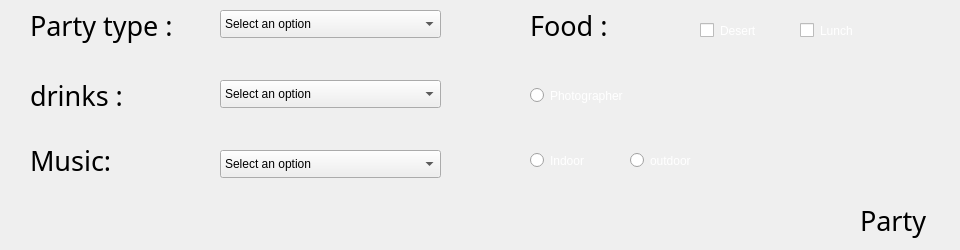
        <widget class="QWidget" name="Party">
         <widget class="QLabel" name="label_91">
          <property name="geometry">
           <rect>
            <x>30</x>
            <y>80</y>
            <width>111</width>
            <height>31</height>
           </rect>
          </property>
          <property name="font">
           <font>
            <family>Bauhaus 93</family>
            <pointsize>20</pointsize>
           </font>
          </property>
          <property name="styleSheet">
           <string notr="true"/>
          </property>
          <property name="text">
           <string>drinks :</string>
          </property>
         </widget>
         <widget class="QLabel" name="label_95">
          <property name="geometry">
           <rect>
            <x>530</x>
            <y>10</y>
            <width>101</width>
            <height>31</height>
           </rect>
          </property>
          <property name="font">
           <font>
            <family>Bauhaus 93</family>
            <pointsize>20</pointsize>
           </font>
          </property>
          <property name="styleSheet">
           <string notr="true"/>
          </property>
          <property name="text">
           <string>Food :</string>
          </property>
         </widget>
         <widget class="QLabel" name="label_96">
          <property name="geometry">
           <rect>
            <x>30</x>
            <y>140</y>
            <width>101</width>
            <height>41</height>
           </rect>
          </property>
          <property name="font">
           <font>
            <family>Bauhaus 93</family>
            <pointsize>20</pointsize>
           </font>
          </property>
          <property name="styleSheet">
           <string notr="true"/>
          </property>
          <property name="text">
           <string>Music:</string>
          </property>
         </widget>
         <widget class="QLabel" name="label_89">
          <property name="geometry">
           <rect>
            <x>30</x>
            <y>0</y>
            <width>161</width>
            <height>51</height>
           </rect>
          </property>
          <property name="font">
           <font>
            <family>Bauhaus 93</family>
            <pointsize>20</pointsize>
           </font>
          </property>
          <property name="styleSheet">
           <string notr="true"/>
          </property>
          <property name="text">
           <string>Party type :</string>
          </property>
         </widget>
         <widget class="QCheckBox" name="lunch">
          <property name="geometry">
           <rect>
            <x>800</x>
            <y>20</y>
            <width>71</width>
            <height>21</height>
           </rect>
          </property>
          <property name="styleSheet">
           <string notr="true">color: rgb(255, 255, 255);
border-color: rgb(0, 0, 0);</string>
          </property>
          <property name="text">
           <string>Lunch</string>
          </property>
         </widget>
         <widget class="QCheckBox" name="dessert">
          <property name="geometry">
           <rect>
            <x>700</x>
            <y>20</y>
            <width>91</width>
            <height>21</height>
           </rect>
          </property>
          <property name="styleSheet">
           <string notr="true">color: rgb(255, 255, 255);
border-color: rgb(0, 0, 0);</string>
          </property>
          <property name="text">
           <string>Desert</string>
          </property>
         </widget>
         <widget class="QComboBox" name="comboparty">
          <property name="geometry">
           <rect>
            <x>220</x>
            <y>10</y>
            <width>221</width>
            <height>28</height>
           </rect>
          </property>
          <property name="editable">
           <bool>false</bool>
          </property>
          <property name="currentText">
           <string>Select an option</string>
          </property>
          <property name="currentIndex">
           <number>0</number>
          </property>
          <property name="placeholderText">
           <string/>
          </property>
          <item>
           <property name="text">
            <string>Select an option</string>
           </property>
          </item>
          <item>
           <property name="text">
            <string>Birthday</string>
           </property>
          </item>
          <item>
           <property name="text">
            <string>Baby Shower/Gender reveal</string>
           </property>
          </item>
          <item>
           <property name="text">
            <string>Weeding</string>
           </property>
          </item>
          <item>
           <property name="text">
            <string>Anniversary</string>
           </property>
          </item>
          <item>
           <property name="text">
            <string>Engagement</string>
           </property>
          </item>
          <item>
           <property name="text">
            <string>Graduation</string>
           </property>
          </item>
          <item>
           <property name="text">
            <string>Retierment</string>
           </property>
          </item>
         </widget>
         <widget class="QComboBox" name="combomusic">
          <property name="geometry">
           <rect>
            <x>220</x>
            <y>150</y>
            <width>221</width>
            <height>28</height>
           </rect>
          </property>
          <property name="editable">
           <bool>false</bool>
          </property>
          <property name="currentText">
           <string>Select an option</string>
          </property>
          <property name="currentIndex">
           <number>0</number>
          </property>
          <property name="placeholderText">
           <string/>
          </property>
          <item>
           <property name="text">
            <string>Select an option</string>
           </property>
          </item>
          <item>
           <property name="text">
            <string>pop</string>
           </property>
          </item>
          <item>
           <property name="text">
            <string>Hip-Hop /Rap</string>
           </property>
          </item>
          <item>
           <property name="text">
            <string>R&amp;B/Soul</string>
           </property>
          </item>
          <item>
           <property name="text">
            <string>EDM(electronic dance music)</string>
           </property>
          </item>
          <item>
           <property name="text">
            <string>house music</string>
           </property>
          </item>
          <item>
           <property name="text">
            <string>disco</string>
           </property>
          </item>
          <item>
           <property name="text">
            <string>hard rock/metal</string>
           </property>
          </item>
          <item>
           <property name="text">
            <string>Latin Music</string>
           </property>
          </item>
         </widget>
         <widget class="QComboBox" name="combodrinks">
          <property name="geometry">
           <rect>
            <x>220</x>
            <y>80</y>
            <width>221</width>
            <height>28</height>
           </rect>
          </property>
          <property name="editable">
           <bool>false</bool>
          </property>
          <property name="currentText">
           <string>Select an option</string>
          </property>
          <property name="currentIndex">
           <number>0</number>
          </property>
          <property name="placeholderText">
           <string/>
          </property>
          <item>
           <property name="text">
            <string>Select an option</string>
           </property>
          </item>
          <item>
           <property name="text">
            <string>hot drinks</string>
           </property>
          </item>
          <item>
           <property name="text">
            <string>fresh drinks</string>
           </property>
          </item>
          <item>
           <property name="text">
            <string>soft drinks</string>
           </property>
          </item>
         </widget>
         <widget class="QRadioButton" name="photo">
          <property name="geometry">
           <rect>
            <x>530</x>
            <y>80</y>
            <width>121</width>
            <height>31</height>
           </rect>
          </property>
          <property name="styleSheet">
           <string notr="true">color: rgb(255, 255, 255);
border-color: rgb(0, 0, 0);</string>
          </property>
          <property name="text">
           <string>Photographer</string>
          </property>
         </widget>
         <widget class="QWidget" name="widget_14" native="true">
          <property name="geometry">
           <rect>
            <x>510</x>
            <y>140</y>
            <width>231</width>
            <height>51</height>
           </rect>
          </property>
          <widget class="QRadioButton" name="indoor">
           <property name="geometry">
            <rect>
             <x>20</x>
             <y>10</y>
             <width>81</width>
             <height>21</height>
            </rect>
           </property>
           <property name="styleSheet">
            <string notr="true">color: rgb(255, 255, 255);
border-color: rgb(0, 0, 0);</string>
           </property>
           <property name="text">
            <string>Indoor</string>
           </property>
          </widget>
          <widget class="QRadioButton" name="outdoor">
           <property name="geometry">
            <rect>
             <x>120</x>
             <y>10</y>
             <width>91</width>
             <height>21</height>
            </rect>
           </property>
           <property name="styleSheet">
            <string notr="true">color: rgb(255, 255, 255);
border-color: rgb(0, 0, 0);</string>
           </property>
           <property name="text">
            <string>outdoor</string>
           </property>
          </widget>
         </widget>
         <widget class="QLabel" name="label_98">
          <property name="geometry">
           <rect>
            <x>860</x>
            <y>200</y>
            <width>91</width>
            <height>41</height>
           </rect>
          </property>
          <property name="font">
           <font>
            <family>Bauhaus 93</family>
            <pointsize>20</pointsize>
           </font>
          </property>
          <property name="styleSheet">
           <string notr="true"/>
          </property>
          <property name="text">
           <string>Party</string>
          </property>
         </widget>
        </widget>
